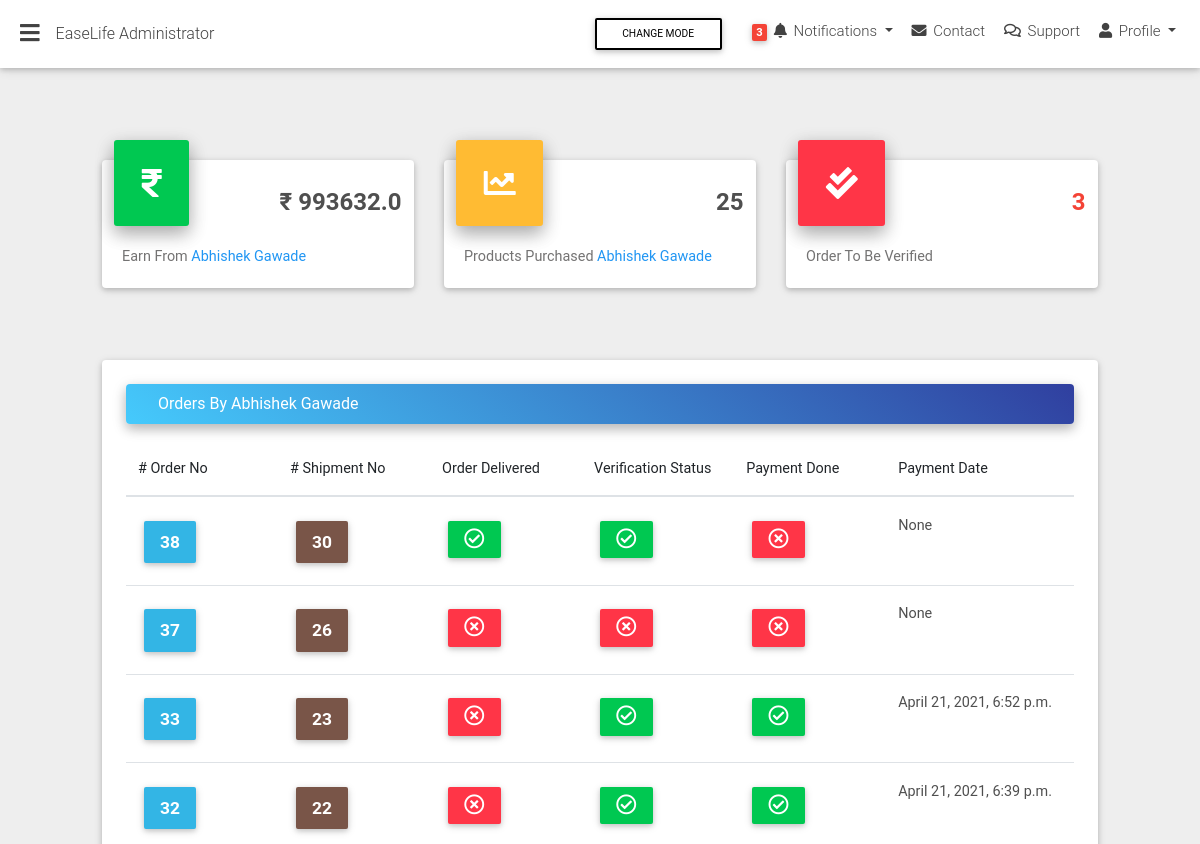
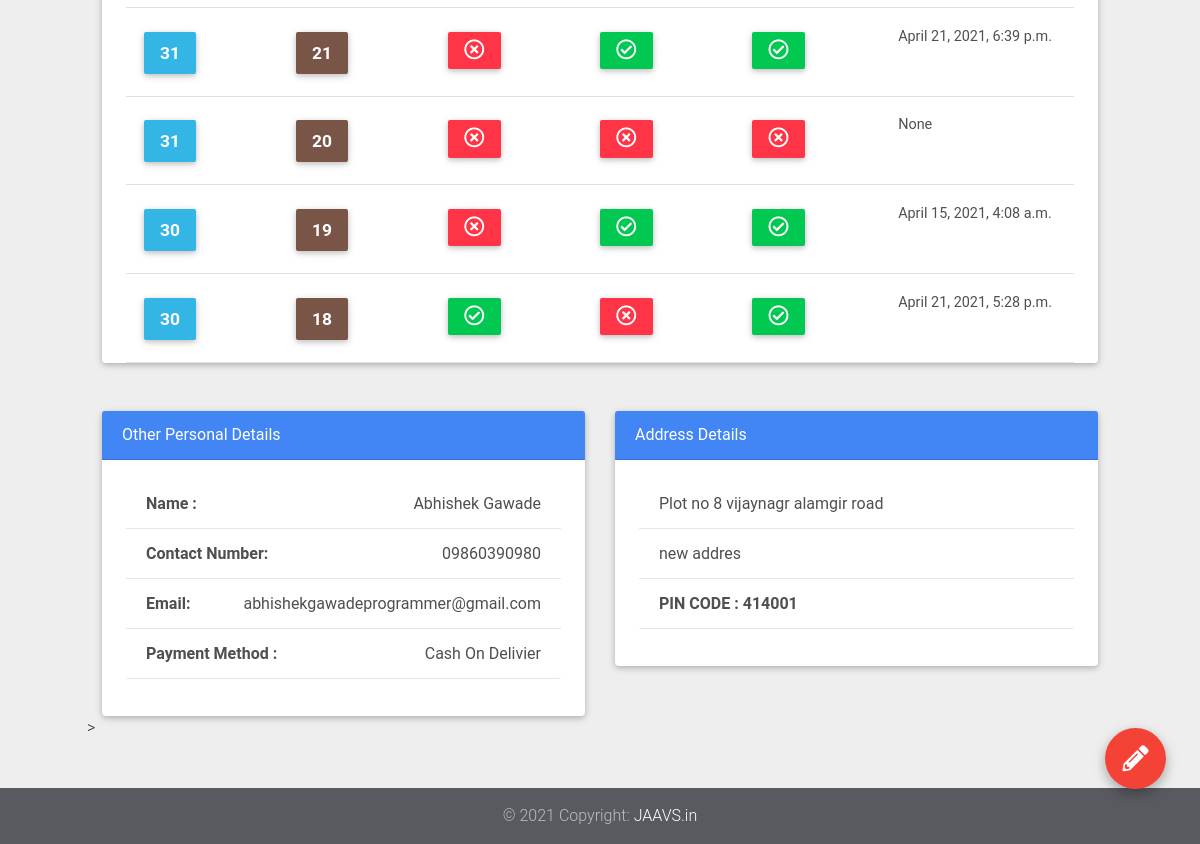
Before: /easylife-admin/user-details/1/ with the older database file (2 pictures, top to bottom).
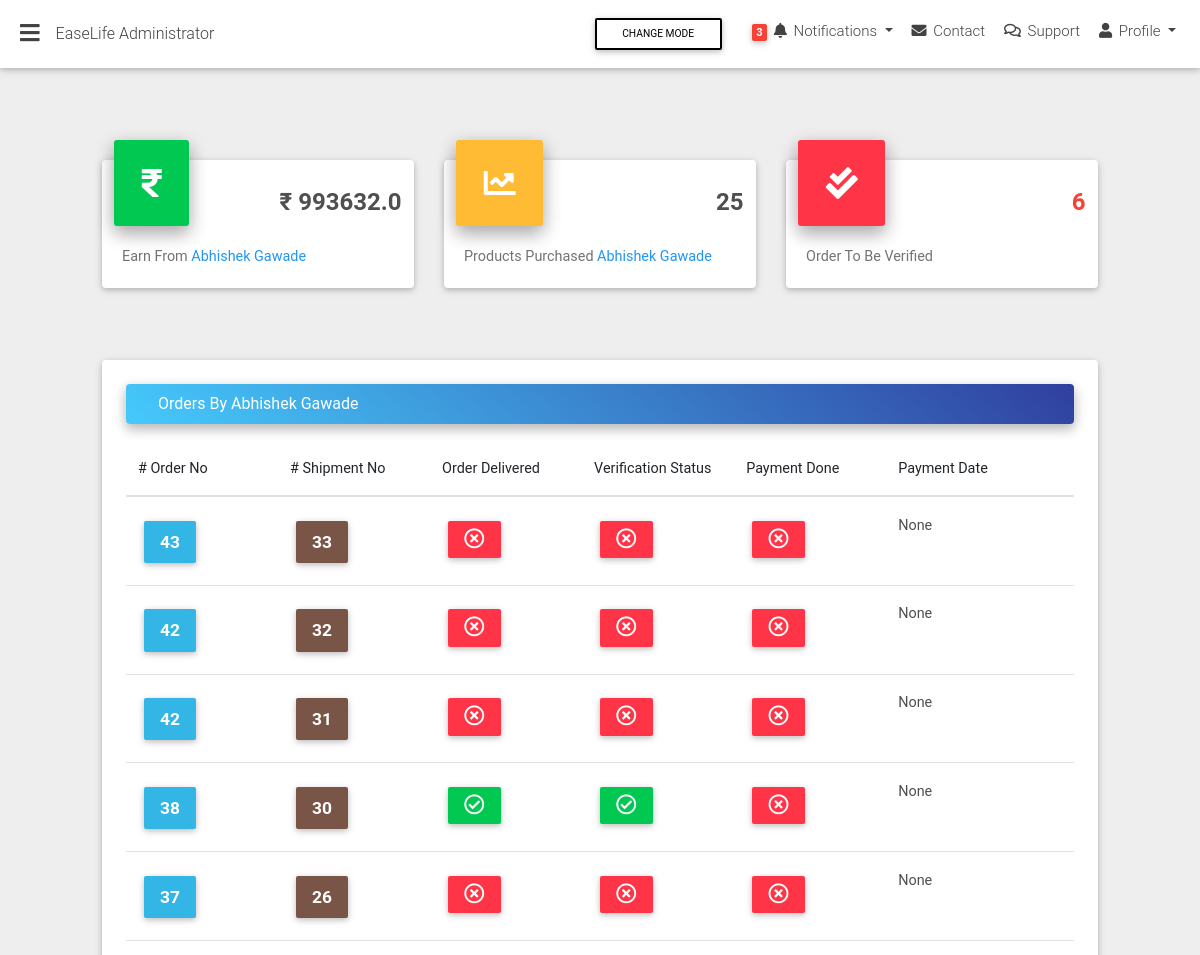
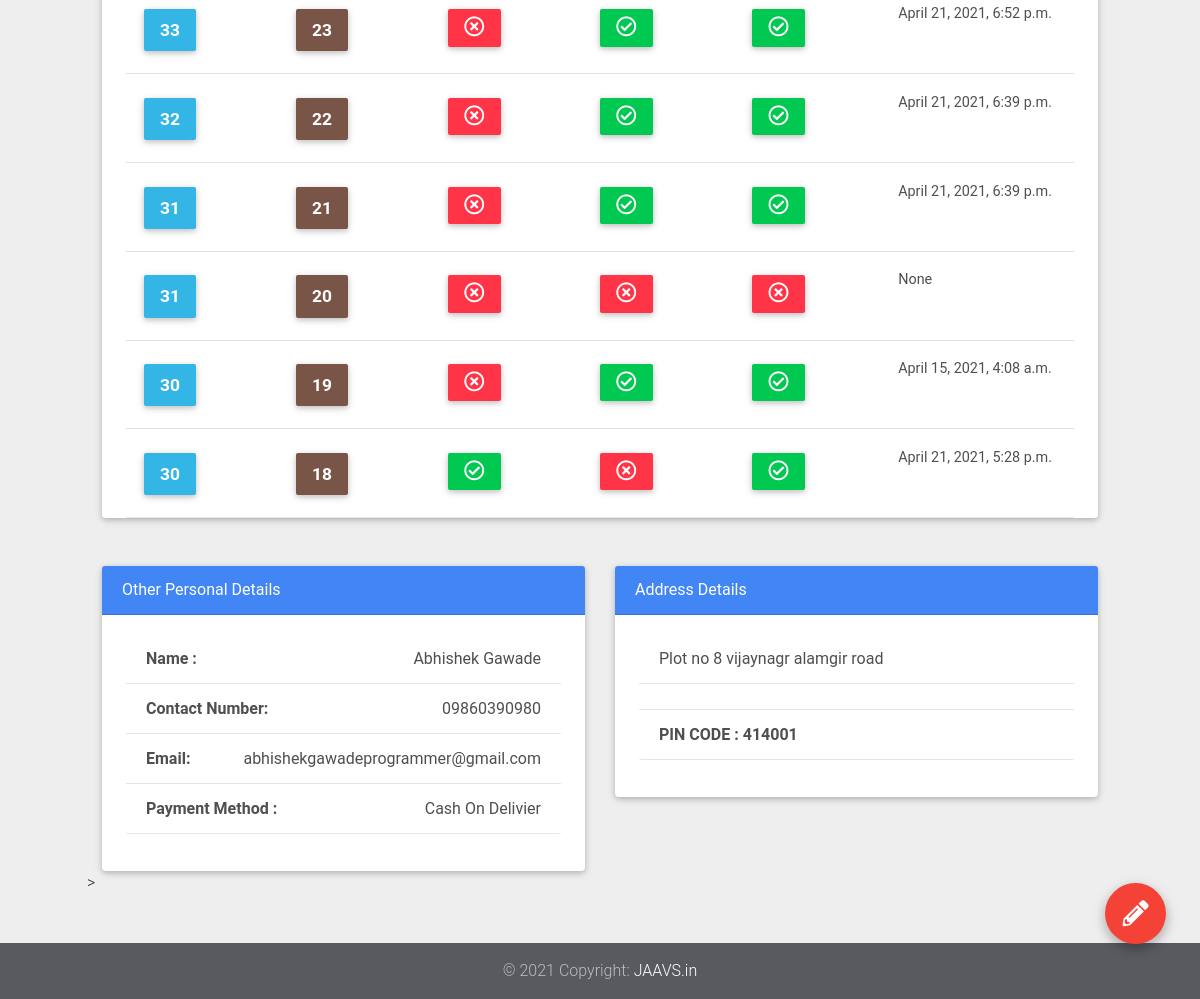
After: the same page with the newer database file (2 pictures, top to bottom).
### base/models.py (models this page shows, shortened)
class ShippmentOrder(models.Model):
    user=models.ForeignKey(settings.AUTH_USER_MODEL,on_delete=models.CASCADE)
    order=models.ForeignKey('Order',on_delete=models.CASCADE)
    verify_order = models.BooleanField(default=False,blank=True)
    verify_done_date= models.DateTimeField(blank=True,null=True)
    delivered= models.BooleanField(default=False,blank=True)
    delivered_done_date= models.DateTimeField(blank=True,null=True)
    payment_done=models.BooleanField(default=False,blank=True)
    payment_done_date= models.DateTimeField(blank=True,null=True)
    report_spam=models.BooleanField(default=False,blank=True)
    description=models.TextField(max_length=250,blank=True)
    class Meta:
        verbose_name = "ShippmentOrder"
        verbose_name_plural = "ShippmentOrders"

class Order(models.Model):
    user = models.ForeignKey(settings.AUTH_USER_MODEL,on_delete=models.CASCADE)
    items =models.ManyToManyField(OrderItem)
    ordered = models.BooleanField(default=False)
    start_date =models.DateTimeField(auto_now_add=True)
    ordered_date = models.DateTimeField()
    billing_address=models.ForeignKey('BillingAddress',on_delete=models.SET_NULL,blank=True,null=True)
    def get_total(self):
        total=0
        for order_item in self.items.all():
            total +=order_item.get_final_price()
        return total

class BillingAddress(models.Model):
    user=models.ForeignKey(settings.AUTH_USER_MODEL,on_delete=models.CASCADE)
    city=models.CharField(max_length=20)
    phone_number=models.CharField(max_length=20)
    street_address=models.CharField(max_length=250)
    apartment_address=models.CharField(max_length=250)
    pin_code=models.CharField(max_length=10)
    payment_option = models.CharField(choices=PAYMENTS_CHOICES,max_length=1,default='S')
    class Meta:
        verbose_name = ("Billing Address")
        verbose_name_plural = ("Billing Adresss")

### easylife_admin/views.py (the view)
# urls.py: path('user-details/<pk>/', user_details, name='user_details'),
def user_details(request,pk):
	user=get_object_or_404(User,pk=pk)
	shippment_order_user= ShippmentOrder.objects.filter(user=user)
	earn_money=0
	item_purchased=0
	no_verified=ShippmentOrder.objects.filter(user=user,verify_order=False).count()
	for shippment_order in shippment_order_user.filter(verify_order=True,payment_done=True):
		earn_money+=shippment_order.order.get_total()
		item_purchased+=shippment_order.order.items.count()
	return render(request,'easylife_admin/user_detail_view.html',{
		'shippment_order_user':shippment_order_user[::-1],
		'user':user,'earn_money':earn_money,'item_purchased':item_purchased,'no_verified':no_verified,'last_order':shippment_order_user.last()})

### base/models.py (called while the page is built)
    def get_total_item_price(self):
        return self.qauntity * self.item.price

    def get_total_discount_price(self):
        return self.qauntity * self.item.discount_price

    def get_final_price(self):
        if self.item.discount_price:
            return self.get_total_discount_price()
        return self.get_total_item_price()

### templates/easylife_admin/user_detail_view.html (shortened to what this page needs)
{% extends "easylife_admin/admin_base.html" %}
{% load static %}
{% block content %}
    <div class="container-fluid">
      <section class="mt-md-4 pt-md-2 mb-5 pb-4">
        <div class="row">
          <div class="col-xl-4 col-md-6 mb-xl-0 mb-4">
            <div class="card card-cascade cascading-admin-card">
              <div class="admin-up">
                <i class="fas fa-rupee-sign success-color mr-3 z-depth-2"></i>
                <div class="data">
                  <h4 class="font-weight-bold dark-grey-text">₹ {{earn_money}}</h4>
                </div>
              </div>
              <div class="card-body card-body-cascade">
                <p class="card-text">Earn From <span class="blue-text">{{user.get_full_name}}</span></p>
              </div>
            </div>
          </div>
          <div class="col-xl-4 col-md-6 mb-xl-0 mb-4">
            <div class="card card-cascade cascading-admin-card">
              <div class="admin-up">
                <i class="fas fa-chart-line warning-color mr-3 z-depth-2"></i>
                <div class="data">
                  <h4 class="font-weight-bold dark-grey-text">{{item_purchased}}</h4>
                </div>
              </div>
              <div class="card-body card-body-cascade">
                <p class="card-text">Products Purchased <span class="blue-text">{{user.get_full_name}}</span></p>
              </div>
            </div>
          </div>
          <div class="col-xl-4 col-md-6 mb-md-0 mb-4">
            <div class="card card-cascade cascading-admin-card">
              <div class="admin-up">
                <i class="fas fa-check-double danger-color lighten-1 mr-3 z-depth-2"></i>
                <div class="data">
                  <h4 class="font-weight-bold danger-grey-text">
                    <span class="red-text">{{no_verified}}</span>
                  </h4>
                </div>
              </div>
              <div class="card-body card-body-cascade">
                <p class="card-text">Order To Be Verified</p>
              </div>
            </div>
          </div>
        </div>
      </section>
      <section class="mb-5">
        <div class="card card-cascade narrower">
          <section>
            <br>
            <div class="card card-cascade narrower z-depth-0">
              <div
                class="view view-cascade gradient-card-header blue-gradient narrower py-2 mx-4 mb-3 d-flex justify-content-between align-items-center">
                <a href="" class="white-text mx-3">Orders By {{ user.get_full_name }}</a>
              </div>
              <div class="px-4">
                <div class="table-responsive">
                  <table class="table table-hover mb-0">
                    <thead>
                      <tr>
                        <th class="th-lg"># Order No</th>
                        <th class="th-lg"># Shipment No</th>
                        <th class="th-lg">Order Delivered </th>
                        <th class="th-lg">Verification Status</th>
                        <th class="th-lg">Payment Done</th>
                        <th class="th-lg">Payment Date</th>
                      </tr>
                    </thead>
                    <tbody>
                      {% for row in shippment_order_user %}
                      <tr>
                        <td>
                       <a href='' style="color:white">
                            <button type="button" class="btn btn-info btn-sm px-3">
                              <b style="font-size:170%">{{row.order.id}}</b>
                            </button>
                      </a>
                      </td>
                        <td>
                        <a href='' style="color:white">
                            <button type="button" class="btn btn-brown waves-effect waves-light btn-sm px-3">
                              <b style="font-size:170%">{{row.id}}</b>
                            </button>
                      </a>
                      </td>
                        <td>
                                {% if  row.delivered %}
                                  <button type="button" class="btn btn-success btn-sm px-3">
                                      <i class="far fa-check-circle fa-2x"></i>
                                {% else %}
                                    <button type="button" class="btn btn-danger btn-sm px-3">
                                      <i class="far fa-times-circle fa-2x"></i>
                                {% endif %}
                        </td>
                        <td>
                          {% if  row.verify_order %}
                          <button type="button" class="btn btn-success btn-sm px-3">
                              <i class="far fa-check-circle fa-2x"></i>
                          {% else %}
                                <button type="button" class="btn btn-danger btn-sm px-3">
                             <i class="far fa-times-circle fa-2x"></i>
                          {% endif %}
                          </button>
                      </td>
                        <td>
                                               {% if  row.payment_done %}
                          <button type="button" class="btn btn-success btn-sm px-3">
                              <i class="far fa-check-circle fa-2x"></i>
                          {% else %}
                                <button type="button" class="btn btn-danger btn-sm px-3">
                             <i class="far fa-times-circle fa-2x"></i>
                          {% endif %}
                        </td>
                        <td>{{row.payment_done_date}}</td>
                      </tr>
                      {% endfor %}
                    </tbody>
                  </table>
                </div>
                <hr class="my-0">
              </div>
            </div>
          </section>
        </div>
      </section>
      <section class="mb-5">
        <div class="row">
          <div class="col-lg-6 col-md-12 mb-lg-0 mb-4">
            <div class="card">
              <div class="card-header white-text primary-color">
                Other  Personal Details
              </div>
              <div class="card-body text-center px-4 mb-3">
                <div class="list-group list-panel">
                  <span  class="list-group-item d-flex justify-content-between dark-grey-text">
                    <span class="float-left" style="font-weight: bold">Name :</span>{{user.get_full_name}}
                  </span>
                  <span  class="list-group-item d-flex justify-content-between dark-grey-text">
                    <span class="float-left" style="font-weight: bold">Contact Number:</span>{{last_order.order.billing_address.phone_number}}
                  </span>
                  <span  class="list-group-item d-flex justify-content-between dark-grey-text">
                    <span class="float-left" style="font-weight: bold">Email:</span>{{user.email}}
                  </span>
                  <span  class="list-group-item d-flex justify-content-between dark-grey-text">
                    <span class="float-left" style="font-weight: bold">Payment Method :</span>{{last_order.order.billing_address.get_payment_option_display}}
                  </span>
                </div>
              </div>
            </div>
          </div>
          <div class="col-lg-6 col-md-12 mb-lg-0 mb-4">
            <div class="card">
              <div class="card-header white-text primary-color">
                Address Details
              </div>
              <div class="card-body text-center px-4 mb-3">
                <div class="list-group list-panel">
                  <span  class="list-group-item d-flex justify-content-between dark-grey-text">
                    {{last_order.order.billing_address.street_address}}
                  </span>
                     <span  class="list-group-item d-flex justify-content-between dark-grey-text">
                    {{last_order.order.billing_address.apartment_address}}
                  </span>
                    <span  class="list-group-item d-flex justify-content-between dark-grey-text">
                    <span class="float-left" style="font-weight: bold">PIN CODE  : {{last_order.order.billing_address.pin_code}}</span>
                  </span>
                </div>
              </div>
            </div>
          </div>>
        </div>
      </section>
    </div>
{% endblock content %}

### templates/easylife_admin/admin_base.html (shortened to what this page needs)
{% load static %}
<!DOCTYPE html>
<html lang="en">
<head>
  <link rel="stylesheet" href="https://use.fontawesome.com/releases/v5.11.2/css/all.css">
  <link rel="stylesheet" href="{% static 'easylife_admin_static/css/bootstrap.min.css' %}">
  <link rel="stylesheet" href="{% static 'easylife_admin_static/css/mdb.min.css' %}">
</head>
<body class="fixed-sn white-skin">
  <header>
    {% include "easylife_admin/admin_navi.html" %}
  </header>
  <main style="padding-top: 0.5rem;">
     <div class="container-fluid">
      {% block content %}
      {% endblock content %}
     </div>
  </main>
  {% include "easylife_admin/admin_footer.html" %}
</body>
</html>

### templates/easylife_admin/admin_side_navi.html (shortened to what this page needs)
{% load static %}

### templates/easylife_admin/admin_navi.html (shortened to what this page needs)
    <nav class="navbar fixed-top navbar-expand-lg scrolling-navbar double-nav">
      <div class="float-left">
        <a href="#" data-activates="slide-out" class="button-collapse"><i class="fas fa-bars"></i></a>
      </div>
      <div class="breadcrumb-dn mr-auto">
        <p>EaseLife Administrator</p>
      </div>
      <div class="d-flex change-mode">
        <div class="ml-auto mb-0 mr-3 change-mode-wrapper">
          <button class="btn btn-outline-black btn-sm" id="dark-mode">Change Mode</button>
        </div>
        <ul class="nav navbar-nav nav-flex-icons ml-auto">
          <li class="nav-item dropdown notifications-nav">
            <a class="nav-link dropdown-toggle waves-effect" id="navbarDropdownMenuLink" data-toggle="dropdown"
              aria-haspopup="true" aria-expanded="false">
              <span class="badge red">3</span> <i class="fas fa-bell"></i>
              <span class="d-none d-md-inline-block">Notifications</span>
            </a>
          </li>
          <li class="nav-item">
            <a class="nav-link waves-effect"><i class="fas fa-envelope"></i> <span
                class="clearfix d-none d-sm-inline-block">Contact</span></a>
          </li>
          <li class="nav-item">
            <a class="nav-link waves-effect"><i class="far fa-comments"></i> <span
                class="clearfix d-none d-sm-inline-block">Support</span></a>
          </li>
          <li class="nav-item dropdown">
            <a class="nav-link dropdown-toggle waves-effect" href="#" id="userDropdown" data-toggle="dropdown"
              aria-haspopup="true" aria-expanded="false">
              <i class="fas fa-user"></i> <span class="clearfix d-none d-sm-inline-block">Profile</span>
            </a>
          </li>
        </ul>
      </div>
    </nav>
    <div class="fixed-action-btn clearfix d-none d-xl-block" style="bottom: 45px; right: 24px;">
      <a class="btn-floating btn-lg red">
        <i class="fas fa-pencil-alt"></i>
      </a>
      <ul class="list-unstyled">
        <li><a class="btn-floating red" href="{% url "easylife_admin:add_items" %}"></a></li>
        <li><a class="btn-floating yellow darken-1" href="{% url "easylife_admin:all_user_details" %}"></a></li>
        <li><a class="btn-floating green" href="{% url "easylife_admin:all_items" %}"></a></li>
      </ul>
    </div>

### templates/easylife_admin/admin_footer.html
  <footer class="page-footer pt-0 mt-5 rgba-stylish-light">
    <div class="footer-copyright py-3 text-center">
      <div class="container-fluid">
        © 2021 Copyright: <a href="https://jaavs.in/" target="_blank"> JAAVS.in </a>
      </div>
    </div>
  </footer>

Changed rows visible on the page:
added ShippmentOrder: order.id "43", id "33", delivered False (drawn), verify_order False (drawn), payment_done False (drawn), payment_done_date "None", order.billing_address.phone_number "09860390980", order.billing_address.payment_option "Cash On Delivier", order.billing_address.street_address "Plot no 8 vijaynagr alamgir road", order.billing_address.pin_code "414001"
added ShippmentOrder: order.id "42", id "32", delivered False (drawn), verify_order False (drawn), payment_done False (drawn), payment_done_date "None"
added ShippmentOrder: order.id "42", id "31", delivered False (drawn), verify_order False (drawn), payment_done False (drawn), payment_done_date "None"
shown differently, row unchanged: ShippmentOrder id 30: order.billing_address.apartment_address "new addres" → (not shown)
Other visible differences:
{{ no_verified }}: "3" → "6"
